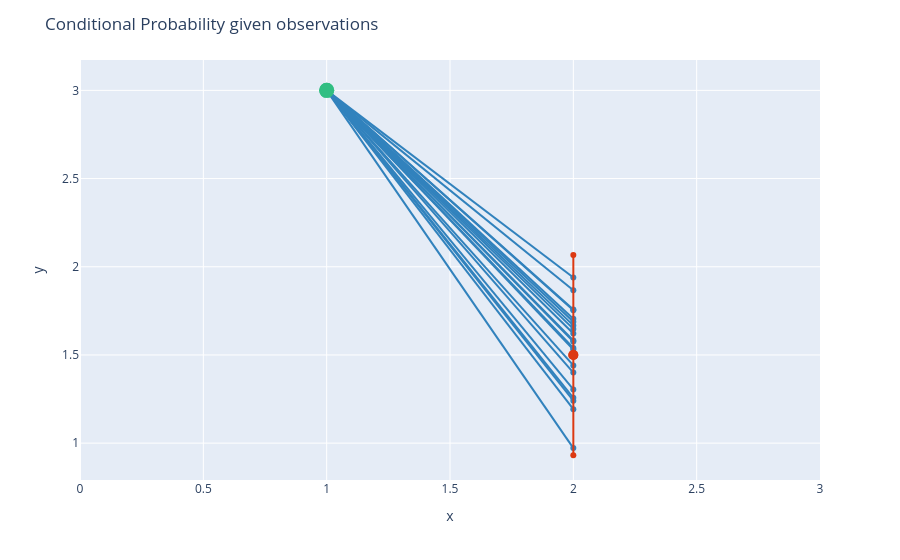

The code cell stored with this chart in its notebook:
### Code cell
#@title Plot conditional samples
fig = px.scatter()
for n in range(NUM_SIMULATIONS):
    fig.add_trace(go.Scatter(x=[STEP_A,STEP_B],y=[VALUE_A,YMN[rows,STEP_B-1][n]],mode='lines+markers',line=dict(color = 'rgb(49,130,189)')))
fig.add_trace(go.Scatter(x=[STEP_B,STEP_B],y=[mu_step-2*std_step,mu_step+2*std_step],mode='lines+markers',line=dict(color = px.colors.qualitative.G10[1])))
fig.add_trace(go.Scatter(x=[STEP_B,STEP_B],y=[mu_step,mu_step],mode='markers',marker=dict(size=10,color = px.colors.qualitative.G10[1])))
fig.add_trace(go.Scatter(x=[STEP_A,STEP_A],y=[VALUE_A,VALUE_A],mode='markers',marker=dict(size=15,color = 'rgb(49,190,130)')))
fig.update_layout(showlegend=False,title="Conditional Probability given observations",xaxis_title="x",yaxis_title="y")
fig.update_xaxes(range=[STEP_A-1,STEP_B+1])
fig.show()

### Figure 1 — Plotly figure (JSON) as saved in the notebook; plotly's stock layout.template omitted (floating-point values rounded to 4 significant figures)
{"data": [{"hovertemplate": "<extra></extra>", "legendgroup": "", "marker": {"color": "#636efa", "symbol": "circle"}, "mode": "markers", "name": "", "orientation": "v", "showlegend": false, "type": "scatter", "xaxis": "x", "yaxis": "y"}, {"line": {"color": "rgb(49,130,189)"}, "mode": "lines+markers", "type": "scatter", "x": [1, 2], "y": [3, 1.441]}, {"line": {"color": "rgb(49,130,189)"}, "mode": "lines+markers", "type": "scatter", "x": [1, 2], "y": [3, 1.866]}, {"line": {"color": "rgb(49,130,189)"}, "mode": "lines+markers", "type": "scatter", "x": [1, 2], "y": [3, 1.192]}, {"line": {"color": "rgb(49,130,189)"}, "mode": "lines+markers", "type": "scatter", "x": [1, 2], "y": [3, 1.621]}, {"line": {"color": "rgb(49,130,189)"}, "mode": "lines+markers", "type": "scatter", "x": [1, 2], "y": [3, 1.757]}, {"line": {"color": "rgb(49,130,189)"}, "mode": "lines+markers", "type": "scatter", "x": [1, 2], "y": [3, 1.582]}, {"line": {"color": "rgb(49,130,189)"}, "mode": "lines+markers", "type": "scatter", "x": [1, 2], "y": [3, 1.668]}, {"line": {"color": "rgb(49,130,189)"}, "mode": "lines+markers", "type": "scatter", "x": [1, 2], "y": [3, 1.539]}, {"line": {"color": "rgb(49,130,189)"}, "mode": "lines+markers", "type": "scatter", "x": [1, 2], "y": [3, 1.648]}, {"line": {"color": "rgb(49,130,189)"}, "mode": "lines+markers", "type": "scatter", "x": [1, 2], "y": [3, 1.257]}, {"line": {"color": "rgb(49,130,189)"}, "mode": "lines+markers", "type": "scatter", "x": [1, 2], "y": [3, 1.4]}, {"line": {"color": "rgb(49,130,189)"}, "mode": "lines+markers", "type": "scatter", "x": [1, 2], "y": [3, 1.241]}, {"line": {"color": "rgb(49,130,189)"}, "mode": "lines+markers", "type": "scatter", "x": [1, 2], "y": [3, 1.304]}, {"line": {"color": "rgb(49,130,189)"}, "mode": "lines+markers", "type": "scatter", "x": [1, 2], "y": [3, 0.9718]}, {"line": {"color": "rgb(49,130,189)"}, "mode": "lines+markers", "type": "scatter", "x": [1, 2], "y": [3, 1.531]}, {"line": {"color": "rgb(49,130,189)"}, "mode": "lines+markers", "type": "scatter", "x": [1, 2], "y": [3, 1.577]}, {"line": {"color": "rgb(49,130,189)"}, "mode": "lines+markers", "type": "scatter", "x": [1, 2], "y": [3, 1.706]}, {"line": {"color": "rgb(49,130,189)"}, "mode": "lines+markers", "type": "scatter", "x": [1, 2], "y": [3, 1.689]}, {"line": {"color": "rgb(49,130,189)"}, "mode": "lines+markers", "type": "scatter", "x": [1, 2], "y": [3, 1.753]}, {"line": {"color": "rgb(49,130,189)"}, "mode": "lines+markers", "type": "scatter", "x": [1, 2], "y": [3, 1.939]}, {"line": {"color": "#DC3912"}, "mode": "lines+markers", "type": "scatter", "x": [2, 2], "y": [0.9313, 2.067]}, {"marker": {"color": "#DC3912", "size": 10}, "mode": "markers", "type": "scatter", "x": [2, 2], "y": [1.499, 1.499]}, {"marker": {"color": "rgb(49,190,130)", "size": 15}, "mode": "markers", "type": "scatter", "x": [1, 1], "y": [3, 3]}], "layout": {"legend": {"tracegroupgap": 0}, "margin": {"t": 60}, "showlegend": false, "title": {"text": "Conditional Probability given observations"}, "xaxis": {"anchor": "y", "domain": [0.0, 1.0], "range": [0, 3], "title": {"text": "x"}}, "yaxis": {"anchor": "x", "domain": [0.0, 1.0], "title": {"text": "y"}}}}
